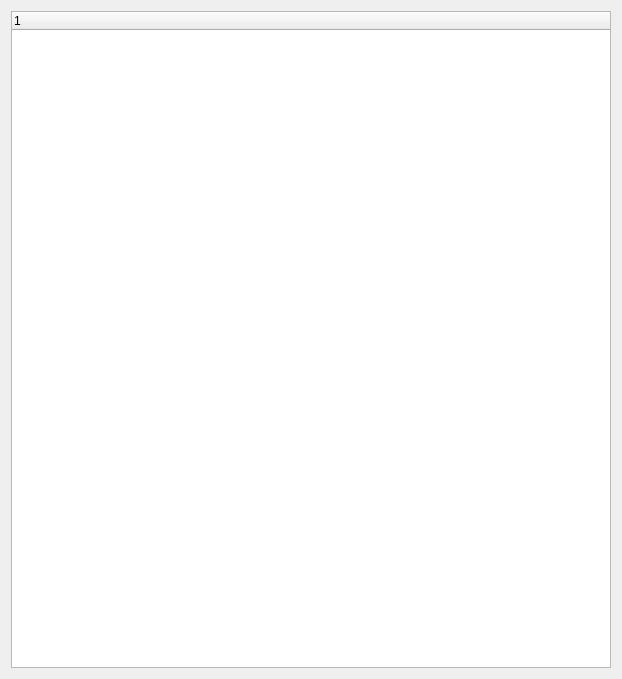
<?xml version="1.0" encoding="UTF-8"?>
<ui version="4.0">
 <class>HeaderViewer</class>
 <widget class="QWidget" name="HeaderViewer">
  <property name="geometry">
   <rect>
    <x>0</x>
    <y>0</y>
    <width>622</width>
    <height>679</height>
   </rect>
  </property>
  <property name="windowTitle">
   <string>Header Viewer</string>
  </property>
  <layout class="QHBoxLayout" name="horizontalLayout">
   <item>
    <widget class="QTreeWidget" name="treeWidget">
     <column>
      <property name="text">
       <string notr="true">1</string>
      </property>
     </column>
    </widget>
   </item>
  </layout>
 </widget>
 <resources/>
 <connections/>
</ui>
